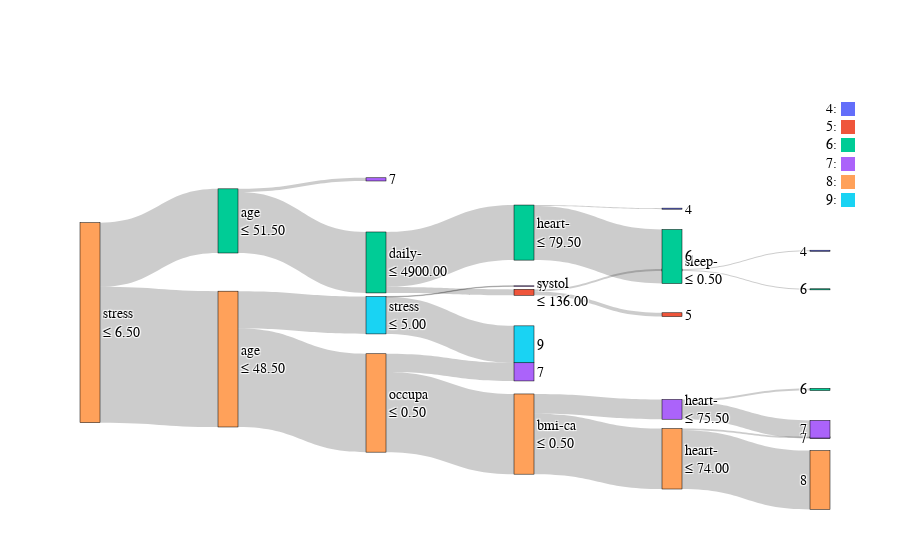

The cell this chart's notebook holds for it:
### Code cell
viz_dt = VizTree(sleep_dt, X=sleep_X_class, class_names=sleep_class_names)

prune = viz_dt.prune(5)
sankey_plot = SankeyTreePlot(prune, show_text=True, show_label=True)
sankey_plot.show()

### Figure 1 — Plotly figure (JSON) as saved in the notebook; plotly's stock layout.template omitted (floating-point values rounded to 4 significant figures)
{"data": [{"link": {"hovertemplate": "<b style \"font-size:14px;\">n_train:</b> %{value}<extra></extra>", "label": ["254", "184", "150", "113", "110", "3", "37", "33", "4", "34", "70", "69", "1", "120", "114", "11", "7", "4", "2", "2", "103", "101", "2", "6"], "source": [0, 1, 2, 3, 4, 4, 3, 7, 7, 2, 1, 11, 11, 0, 14, 15, 16, 16, 18, 18, 15, 21, 21, 14], "target": [1, 2, 3, 4, 5, 6, 7, 8, 9, 10, 11, 12, 13, 14, 15, 16, 17, 18, 19, 20, 21, 22, 23, 24], "value": [254, 184, 150, 113, 110, 3, 37, 33, 4, 34, 70, 69, 1, 120, 114, 11, 7, 4, 2, 2, 103, 101, 2, 6]}, "node": {"color": ["#FFA15A", "#FFA15A", "#FFA15A", "#FFA15A", "#FFA15A", "#FFA15A", "#AB63FA", "#AB63FA", "#AB63FA", "#00CC96", "#AB63FA", "#19D3F3", "#19D3F3", "#AB63FA", "#00CC96", "#00CC96", "#EF553B", "#EF553B", "#636EFA", "#00CC96", "#636EFA", "#00CC96", "#00CC96", "#636EFA", "#AB63FA"], "customdata": [["stress-level<br>≤ 6.50", "[0.01 0.02 0.28 0.21 0.29 0.19]"], ["age<br>≤ 48.50", "[0.   0.   0.02 0.28 0.43 0.28]"], ["occupation_is_doctor<br>≤ 0.50", "[0.   0.   0.02 0.38 0.59 0.01]"], ["bmi-category_is_overweight<br>≤ 0.50", "[0.   0.   0.03 0.23 0.73 0.01]"], ["heart-rate<br>≤ 74.00", "[0.   0.   0.   0.03 0.96 0.02]"], ["", "[0.   0.   0.   0.   0.98 0.02]"], ["", "[0. 0. 0. 1. 0. 0.]"], ["heart-rate<br>≤ 75.50", "[0.   0.   0.11 0.86 0.03 0.  ]"], ["", "[0.   0.   0.   0.97 0.03 0.  ]"], ["", "[0. 0. 1. 0. 0. 0.]"], ["", "[0. 0. 0. 1. 0. 0.]"], ["stress-level<br>≤ 5.00", "[0.   0.   0.   0.01 0.   0.99]"], ["", "[0. 0. 0. 0. 0. 1.]"], ["", "[0. 0. 0. 1. 0. 0.]"], ["age<br>≤ 51.50", "[0.03 0.06 0.85 0.06 0.   0.  ]"], ["daily-steps<br>≤ 4900.00", "[0.04 0.06 0.89 0.01 0.   0.  ]"], ["systolic<br>≤ 136.00", "[0.18 0.64 0.18 0.   0.   0.  ]"], ["", "[0. 1. 0. 0. 0. 0.]"], ["sleep-disorder_is_sleep-apnea<br>≤ 0.50", "[0.5 0.  0.5 0.  0.  0. ]"], ["", "[0. 0. 1. 0. 0. 0.]"], ["", "[1. 0. 0. 0. 0. 0.]"], ["heart-rate<br>≤ 79.50", "[0.02 0.   0.97 0.01 0.   0.  ]"], ["", "[0.   0.   0.99 0.01 0.   0.  ]"], ["", "[1. 0. 0. 0. 0. 0.]"], ["", "[0. 0. 0. 1. 0. 0.]"]], "hovertemplate": "<b style=\"font-size:14px;\">%{customdata[0]}</b><br><b style=\"font-size:14px;\">n_train:</b> %{value}<br><b style=\"font-size:14px;\">Value:</b> %{customdata[1]}<extra></extra>", "label": ["stress<br>≤ 6.50", "age<br>≤ 48.50", "occupa<br>≤ 0.50", "bmi-ca<br>≤ 0.50", "heart-<br>≤ 74.00", "8", "7", "heart-<br>≤ 75.50", "7", "6", "7", "stress<br>≤ 5.00", "9", "7", "age<br>≤ 51.50", "daily-<br>≤ 4900.00", "systol<br>≤ 136.00", "5", "sleep-<br>≤ 0.50", "6", "4", "heart-<br>≤ 79.50", "6", "4", "7"], "line": {"color": "black", "width": 0.5}, "pad": 15, "thickness": 20, "x": [0, 0.2, 0.4, 0.6, 0.8, 1, 1, 0.8, 1, 1, 0.6, 0.4, 0.6, 0.6, 0.2, 0.4, 0.6, 0.8, 0.8, 1, 1, 0.6, 0.8, 0.8, 0.4], "y": [0.5, 0.6818, 0.7973, 0.8791, 0.9442, 1, 0.8884, 0.814, 0.8663, 0.7617, 0.7154, 0.5663, 0.6429, 0.4897, 0.3182, 0.4275, 0.5062, 0.5649, 0.4475, 0.4982, 0.3967, 0.3489, 0.4118, 0.286, 0.2089]}, "type": "sankey"}], "layout": {"annotations": [{"align": "left", "showarrow": false, "text": "4: <span style=\"color:#636EFA;\">&#9608;</span><br>5: <span style=\"color:#EF553B;\">&#9608;</span><br>6: <span style=\"color:#00CC96;\">&#9608;</span><br>7: <span style=\"color:#AB63FA;\">&#9608;</span><br>8: <span style=\"color:#FFA15A;\">&#9608;</span><br>9: <span style=\"color:#19D3F3;\">&#9608;</span>", "x": 1.05, "xref": "paper", "y": 1, "yref": "paper"}], "font": {"color": "black", "family": "Courier New", "size": 14}}}
